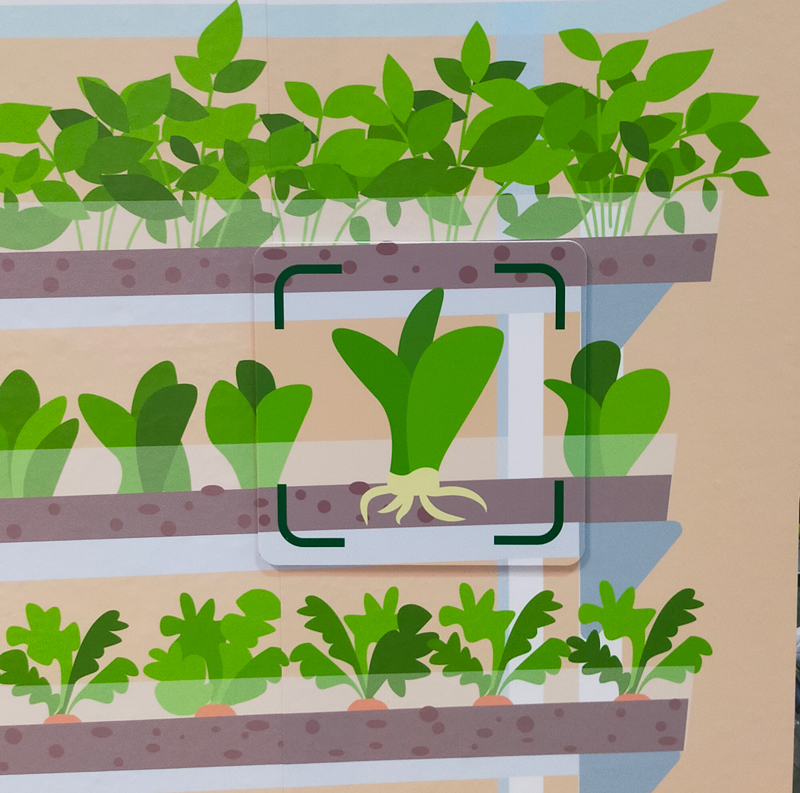
#> input picture Test_Case/Set_1/T1.jpg, 800 x 793 px; its folder holds only this picture in this run
$ python app.py
#> lines starting #> are read from the running program, lines starting #| are printed output that depends on the picture; after the words box and inside, x2 and y2 are one past the last pixel; in counts of white or black regions, pixels touching at a corner belong together
#> further down, source_image is the input picture: shape (793, 800, 3); mean B, G, R 118.1, 160.7, 150.5
### roiv2.py
from math import ceil
import cv2 as cv
import numpy as np
import os
from pathlib import Path
import base64
from typing import Tuple

ROI_WIDTH_RATIO = 0.2346939
ROI_HEIGHT_RATIO = 0.2263158

def getROI(original_image) -> Tuple[cv.Mat|None, cv.Mat|None, int, int]:

    NOMATCH = (None, None, 0, 0)

    original_image = cv.cvtColor(original_image, cv.COLOR_BGR2GRAY)
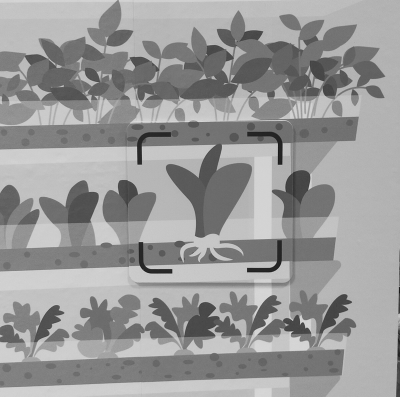
#> original_image: shape (793, 800) (shown at 1/2 size); min 16, max 238, mean 152.8

    (bounding_coordinate, final_contour, top_x, top_y, bottom_x, bottom_y) = getBoundingMarker(original_image)

    if len(bounding_coordinate) == 0:
        return NOMATCH

    capture = cv.GaussianBlur(original_image, (7, 7), 0)
    capture = cv.threshold(capture, 128, 255, cv.THRESH_BINARY | cv.THRESH_OTSU)[1]

    if top_x == capture.shape[1]:
        corner_width = bounding_coordinate["top_right"][
            2] if "top_right" in bounding_coordinate else bounding_coordinate["bottom_right"][2]
        top_x = bottom_x - 1 / ROI_WIDTH_RATIO * corner_width

    if top_y == capture.shape[0]:
        corner_height = bounding_coordinate["bottom_left"][
            3] if "bottom_left" in bounding_coordinate else bounding_coordinate["bottom_right"][3]
        top_y = bottom_y - 1 / ROI_HEIGHT_RATIO * corner_height

    if bottom_x == 0:
        corner_width = bounding_coordinate["top_left"][
            2] if "top_left" in bounding_coordinate else bounding_coordinate["bottom_left"][2]
        bottom_x = top_x + 1 / ROI_WIDTH_RATIO * corner_width

    if bottom_y == 0:
        corner_height = bounding_coordinate["top_left"][
            3] if "top_left" in bounding_coordinate else bounding_coordinate["top_right"][3]
        bottom_y = top_y + 1 / ROI_HEIGHT_RATIO * corner_height

    # Remove marker contours
    cv.drawContours(capture, list(final_contour.values()), -
                    1, (255, 255, 255), -1)

    marker_width = bottom_x - top_x
    marker_height = bottom_y - top_y

    # Clear all 4 corners. Clear whole adjacent lines.
    if "top_left" not in bounding_coordinate:
        fill_contours = np.array([
            [top_x, top_y],
            [bottom_x, top_y],
            [bottom_x, top_y + ROI_HEIGHT_RATIO * marker_height / 3],
            [top_x + ROI_WIDTH_RATIO * marker_width / 3,
                top_y + ROI_HEIGHT_RATIO * marker_height / 3],
            [top_x + ROI_WIDTH_RATIO * marker_width / 3, bottom_y],
            [top_x, bottom_y]
        ]).astype(int)
        cv.fillPoly(capture, pts=[fill_contours], color=(255, 255, 255))

    if "top_right" not in bounding_coordinate:
        fill_contours = np.array([
            [top_x, top_y],
            [bottom_x, top_y],
            [bottom_x, bottom_y],
            [bottom_x - ROI_WIDTH_RATIO * marker_width / 3, bottom_y],
            [bottom_x - ROI_WIDTH_RATIO * marker_width / 3,
                top_y + ROI_HEIGHT_RATIO * marker_height / 3],
            [top_x, top_y + ROI_HEIGHT_RATIO * marker_height / 3]
        ]).astype(int)
        cv.fillPoly(capture, pts=[fill_contours], color=(255, 255, 255))

    if "bottom_left" not in bounding_coordinate:
        fill_contours = np.array([
            [top_x, top_y],
            [top_x + ROI_WIDTH_RATIO * marker_width / 3, top_y],
            [top_x + ROI_WIDTH_RATIO * marker_width / 3,
                bottom_y - ROI_HEIGHT_RATIO * marker_height / 3],
            [bottom_x, bottom_y - ROI_HEIGHT_RATIO * marker_height / 3],
            [bottom_x, bottom_y],
            [top_x, bottom_y]
        ]).astype(int)
        cv.fillPoly(capture, pts=[fill_contours], color=(255, 255, 255))

    if "bottom_right" not in bounding_coordinate:
        fill_contours = np.array([
            [bottom_x - ROI_WIDTH_RATIO * marker_width / 3, top_y],
            [bottom_x, top_y],
            [bottom_x, bottom_y],
            [top_x, bottom_y],
            [top_x, bottom_y - ROI_HEIGHT_RATIO * marker_height / 3],
            [bottom_x - ROI_WIDTH_RATIO * marker_width / 3,
                bottom_y - ROI_HEIGHT_RATIO * marker_height / 3],
        ]).astype(int)
        cv.fillPoly(capture, pts=[fill_contours], color=(255, 255, 255))

    # Crop
    top_x, top_y, bottom_x, bottom_y = int(top_x), int(
        top_y), int(bottom_x), int(bottom_y)
    capture = capture[top_y:bottom_y, top_x:bottom_x]
    original_image = original_image[top_y:bottom_y, top_x:bottom_x]

    # Trim Capture
    gray = 255*(capture < 160).astype(np.uint8)
    coords = cv.findNonZero(gray)
    x, y, w, h = cv.boundingRect(coords)
    capture = capture[y:y+h, x:x+w]

    trim_original_image = original_image[y:y+h, x:x+w]

    if w > 1 and h > 1:
        trim_original_image = cv.resize(
            trim_original_image, (400, int(400/w*h)), interpolation=cv.INTER_NEAREST)

    return (trim_original_image, original_image, np.sum(capture == 0), np.sum(capture == 255))


def getBoundingMarker(original_image):

    # Remove noise
    capture = cv.GaussianBlur(original_image, (7, 7), 0)
    capture = cv.threshold(
        capture, 128, 255, cv.THRESH_BINARY | cv.THRESH_OTSU)[1]
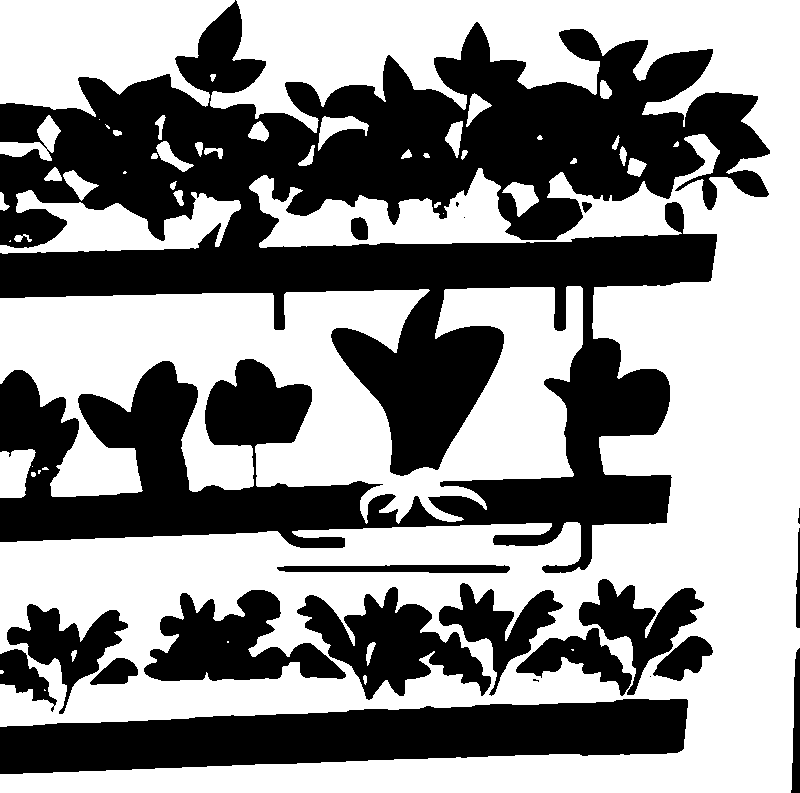
#> capture: shape (793, 800); 55.7% white; 21 black regions (4 under 20 px), largest, box (x1, y1, x2, y2) and area: (0, 0, 770, 573) 202376, (0, 699, 688, 774) 34462, (144, 590, 346, 681) 9836
    thresh = cv.threshold(capture, 127, 255, cv.ADAPTIVE_THRESH_GAUSSIAN_C)[1]
#> thresh: shape (793, 800); 44.3% white; 21 white regions (4 under 20 px)
    contours, hierarchy = cv.findContours(
        thresh, cv.RETR_TREE, cv.CHAIN_APPROX_NONE)
#> contours = 68 contours, 16 with area under 20; largest, box (x1, y1, x2, y2) and area: (0, 0, 770, 573) 203014, (0, 699, 688, 774) 33729, (297, 587, 491, 700) 9510, (144, 590, 346, 681) 9485, (579, 579, 704, 695) 5010

    # Choose biggest bounding rectangle
    # top_left, top_right, bottom_left, bottom_right (0,0)
    bounding_coordinate = {}
    final_contour = {}

    top_x = capture.shape[1]
    top_y = capture.shape[0]
    bottom_x = 0
    bottom_y = 0

    # Don't have child
    for idx, contour in enumerate(contours):
        if hierarchy[0][idx][2] == -1:

            marker_result = getMarkerPosition(contour, capture.shape[1], capture.shape[0])  # {p,x,y,w,h}
            x, y, w, h = marker_result["x"], marker_result["y"], marker_result["w"], marker_result["h"]

            if marker_result["position"] == "top_left":
                if "top_left" in bounding_coordinate:
                    if x - bounding_coordinate["top_left"][0] + y - bounding_coordinate["top_left"][1] < 0:
                        bounding_coordinate["top_left"] = (x, y, w, h)
                        final_contour["top_left"] = contour
                else:
                    bounding_coordinate["top_left"] = (x, y, w, h)
                    final_contour["top_left"] = contour

                top_x = x if x < top_x else top_x
                top_y = y if y < top_y else top_y

            elif marker_result["position"] == "top_right":
                if "top_right" in bounding_coordinate:
                    if x - bounding_coordinate["top_right"][0] - (y - bounding_coordinate["top_right"][1]) > 0:
                        bounding_coordinate["top_right"] = (x, y, w, h)
                        final_contour["top_right"] = contour
                else:
                    bounding_coordinate["top_right"] = (x, y, w, h)
                    final_contour["top_right"] = contour

                top_y = y if y < top_y else top_y
                bottom_x = (x + w) if (x + w) > bottom_x else bottom_x

            elif marker_result["position"] == "bottom_left":
                if "bottom_left" in bounding_coordinate:
                    if -(x - bounding_coordinate["bottom_left"][0]) + (y - bounding_coordinate["bottom_left"][1]) > 0:
                        bounding_coordinate["bottom_left"] = (x, y, w, h)
                        final_contour["bottom_left"] = contour
                else:
                    bounding_coordinate["bottom_left"] = (x, y, w, h)
                    final_contour["bottom_left"] = contour

                top_x = x if x < top_x else top_x
                bottom_y = (y+h) if (y+h) > bottom_y else bottom_y

            elif marker_result["position"] == "bottom_right":
                if "bottom_right" in bounding_coordinate:
                    if x - bounding_coordinate["bottom_right"][0] + y - bounding_coordinate["bottom_right"][1] > 0:
                        bounding_coordinate["bottom_right"] = (x, y, w, h)
                        final_contour["bottom_right"] = contour
                else:
                    bounding_coordinate["bottom_right"] = (x, y, w, h)
                    final_contour["bottom_right"] = contour

                bottom_x = (x+w) if (x+w) > bottom_x else bottom_x
                bottom_y = (y+h) if (y+h) > bottom_y else bottom_y
#> this loop made 68 passes
#> (x, y, w, h, min_x in getMarkerPosition, min_y in getMarkerPosition, max_x in getMarkerPosition, max_y in getMarkerPosition) on passes 18, 19, 38: (439, 583, 124, 113, 439, 583, 563, 696), (579, 579, 125, 116, 579, 579, 704, 695), (501, 181, 39, 37, 501, 181, 540, 218)

    return (bounding_coordinate, final_contour, top_x, top_y, bottom_x, bottom_y)


def getMarkerPosition(contour, capturedWidth, captureHeight):

    x, y, w, h = cv.boundingRect(contour)
    result = {"position": "None", "x": x, "y": y, "w": w, "h": h}

    min_x = x
    min_y = y
    max_x = x+w
    max_y = y+h

    # 1) Make sure w and h has 90% similarities because it is a square
    if abs(1-w/h) > 0.2 or w < 10:
        return result

    # Make sure marker is at least 1/5 of screen width and height
    if w < capturedWidth * ROI_WIDTH_RATIO / 5:
        return result

    if h < captureHeight * ROI_HEIGHT_RATIO / 5:
        return result

    # Make sure marker is at max min and height
    if w > capturedWidth * ROI_WIDTH_RATIO:
        return result

    if h > captureHeight * ROI_HEIGHT_RATIO:
        return result


    # 2) Occupies at least 1/3 of rectangle of each edge. Ensure 90% of coordinates fall into this range else not valid contour.
    # Use counter measurement. Find 2/3 of the areas that has only a max of 10% of total coordinates.

    start_x = min_x + int(round(w/3))
    end_x = min_x + (2 * int(round(w/3)))
    start_y = min_y + int(round(h/3))
    end_y = min_y + (2 * int(round(h/3)))

    max_permitted = len(contour) * 0.1

    # At least 90 to return true
    empty_area_count = {
        "top_left": 0,
        "top_right": 0,
        "bottom_left": 0,
        "bottom_right": 0
    }

    for point in contour:

        if point[0][0] in range(start_x, max_x+1) and point[0][1] in range(start_y, max_y+1):
            empty_area_count["top_left"] += 1
        if point[0][0] in range(min_x, end_x+1) and point[0][1] in range(start_y, max_y+1):
            empty_area_count["top_right"] += 1
        if point[0][0] in range(start_x, max_x+1) and point[0][1] in range(min_y, end_y+1):
            empty_area_count["bottom_left"] += 1
        if point[0][0] in range(min_x, end_x+1) and point[0][1] in range(min_y, end_y+1):
            empty_area_count["bottom_right"] += 1

    # Remove element above max_permitted and get min value in dictionary
    for k, v in empty_area_count.items():
        if v <= max_permitted and (result["position"] == "None" or v < empty_area_count[result["position"]]):
            result["position"] = k

    return result

# [95 lines left out: functions removeBackground, compareImageRatio, compareFillRatio, compareTemplateMatching, not called in this run]


def resize_to_width(image, width):
    aspect_ratio = width / float(image.shape[1])
    dimensions = (width, int(image.shape[0] * aspect_ratio))
    return cv.resize(image, dimensions, interpolation=cv.INTER_NEAREST)

# [48 lines left out: function compareSIFT, not called in this run]

def detect_object(source, dataset, ratio_thresh=0.68, match_percent_thresh=0.2):

    best_match_val = 0.0
    best_match_id = ""

    sift = cv.SIFT_create()

    image_resized = resize_to_width(source, 500)
    _, descriptors_image = sift.detectAndCompute(image_resized, None)

    for x, y in dataset.items():

        # Compare with Base_Marker_With_Background + Full_Marker, take highest

        marker_file_1 = os.path.join(Path.cwd(), "Base_Marker_With_Background", x + ".jpg")
        marker_file_2 = os.path.join(Path.cwd(), "Full_Marker", x + ".jpg")

        marker_image_1 = cv.imread(marker_file_1, cv.IMREAD_GRAYSCALE)
        marker_image_2 = cv.imread(marker_file_2, cv.IMREAD_GRAYSCALE)

        marker_image_1 = resize_to_width(marker_image_1, 500)
        marker_image_2 = resize_to_width(marker_image_2, 500)

        keypoints_template_1, descriptors_template_1 = sift.detectAndCompute(marker_image_1, None)
        keypoints_template_2, descriptors_template_2 = sift.detectAndCompute(marker_image_2, None)

        bf = cv.BFMatcher(cv.NORM_L2, crossCheck=False)

        matches_1 = bf.knnMatch(descriptors_image, descriptors_template_1, k=2)
        matches_2 = bf.knnMatch(descriptors_image, descriptors_template_2, k=2)

        good_matches_1 = [m for m, n in matches_1 if m.distance < ratio_thresh * n.distance]
        good_matches_2 = [m for m, n in matches_2 if m.distance < ratio_thresh * n.distance]

        match_percentage_1 = len(good_matches_1) / len(keypoints_template_1) if keypoints_template_1 else 0
        match_percentage_2 = len(good_matches_2) / len(keypoints_template_2) if keypoints_template_2 else 0

        if match_percentage_1 >= match_percent_thresh and match_percentage_1 > best_match_val:
            best_match_val = match_percentage_1
            best_match_id = x

        if match_percentage_2 >= match_percent_thresh and match_percentage_2 > best_match_val:
            best_match_val = match_percentage_2
            best_match_id = x

    return best_match_id


# [68 lines left out: functions compareContour, getThumbnail, not called in this run]

def getContourCount(input_image):
    gray = cv.cvtColor(input_image, cv.COLOR_BGR2GRAY)
    _, binary = cv.threshold(gray, 127, 255, cv.THRESH_BINARY | cv.THRESH_OTSU)
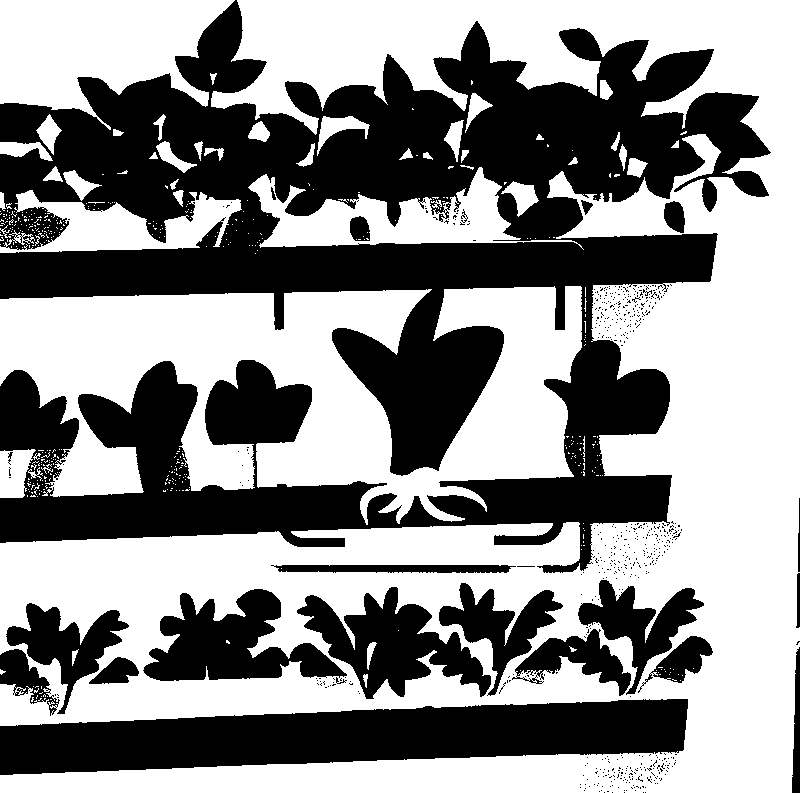
#> binary: shape (793, 800); 55.5% white; 595 black regions (572 under 20 px), largest, box (x1, y1, x2, y2) and area: (0, 0, 771, 573) 200973, (0, 699, 688, 775) 34776, (143, 589, 347, 681) 9817
    _, thresh = cv.threshold(binary, 127, 255, cv.ADAPTIVE_THRESH_GAUSSIAN_C)
    contours, _ = cv.findContours(thresh, cv.RETR_LIST, cv.CHAIN_APPROX_SIMPLE)
    return len(contours)

### tool.py
import ais_dataset
import roiv2 as roi

###### Image Profile ######
# [T11,T12,T13,T15,T16,T17,T18] = Trimmable Image + dimension ratio + black white ratio + Highest template matching
# [T2,T3,T4,T5,T6,T7,T14,T19,T20] = Detectable markers with frame for template matching (min + highest) + Full_Marker with frame
# [T1,T8,T9,T10] = Non detectable markers for SIFT + Full_Marker (min + highest)

def identifyMarker(source_image):
    found_key = ""

    #1) All can detect corner and extract marker
    (trimmed_image, image_with_marker, black_count, white_count) = roi.getROI(source_image)

    if trimmed_image is not None:
        ################# Part 1 #################
        # Trimmable dataset
        keyset = ["T11","T12","T13","T15","T16","T17","T18"]
        dataset = {key: value for key, value in ais_dataset.data.items() if key in keyset}
        dataset = roi.compareFillRatio(dataset, black_count / white_count if white_count != 0 else 0)
        dataset = roi.compareImageRatio(dataset, trimmed_image)

        if len(dataset) == 1:
            found_key = list(dataset.keys())[0]
        elif len(dataset) > 1:
            found_key = roi.compareContour(image_with_marker, dataset)

        ################# Part 2 #################
        # Detectable markers with frame for template matching (min + highest)
        if len(dataset) == 0:
            keyset = ["T2","T3","T4","T5","T6","T7","T14","T19","T20"]
            dataset = {key: value for key, value in ais_dataset.data.items() if key in keyset}
        # Template matching higher than 50% and first found
        if found_key == "" and roi.getContourCount(source_image) < 6000:
            found_key = roi.compareTemplateMatching(image_with_marker, dataset, "Base_Marker_With_Background")
            # if found_key:
            #     print("Part-2", found_key)

    ################# Optional Prefiltering TODO #################
    # =================
    # 1) if number of contours in captured image exceeds ["T1","T8","T9","T10"] max contour
    # count by 100%, it means camera too far, return false.
    # 2) Optional = front end, instead of automatically capture and send,
    # change to press capture button to capture and send.
    # 3) Determine number of contour using marker with background
    # =================
    ##############################################################

    ################# Part 3 #################
    # Cannot find matching - use SIFT for selected captured mark. 30% to match
    if found_key == "" and roi.getContourCount(source_image) < 6000:
        keyset = ["T1","T8","T9","T10"]
        dataset = {key: value for key, value in ais_dataset.data.items() if key in keyset}
        found_key = roi.detect_object(source_image, dataset)
#> in resize_to_width, `return cv.resize(image, dimensions, interpolation=cv.INTER_NEAREST)`:
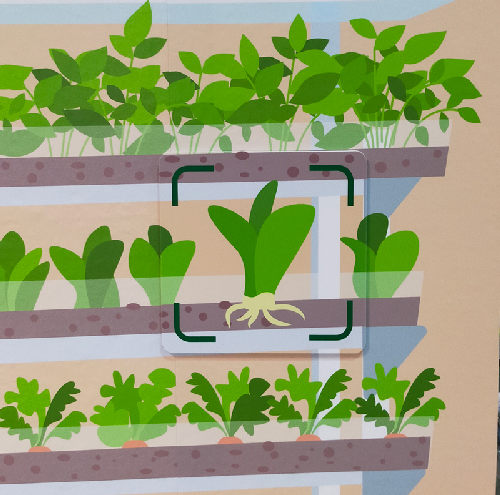
#> returned value: shape (495, 500, 3); mean of channels 0, 1, 2 118.1, 160.7, 150.5; drawn as B, G, R
#> call 2 of resize_to_width, with width = 500
#> in resize_to_width (call 2), `return cv.resize(image, dimensions, interpolation=cv.INTER_NEAREST)`:
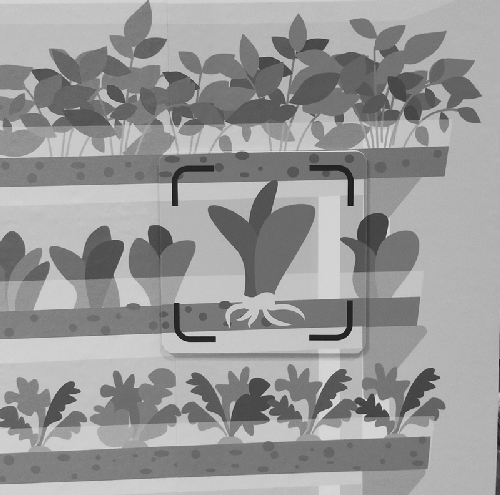
#> returned value: shape (495, 500); min 15, max 232, mean 152.8
        # if found_key:
        #     print("Part-3", found_key)

    ################# Part 4 #################
    # Contour matching
    if found_key == "" and roi.getContourCount(source_image) < 6000:
        keyset = ["T1","T8","T9","T10"]
        dataset = {key: value for key, value in ais_dataset.data.items() if key in keyset}
        found_key = roi.compareContour(source_image, dataset)
        # if found_key:
        #     print("Part-4", found_key)

    ################ Return Tuple ################
    # found_key
    # image_with_marker or source_image

    return found_key, source_image if image_with_marker is None else image_with_marker

### app.py
import cv2
import roiv2 as roi
import tool
from pathlib import Path

for set in range(1,5):
    for unit in range(1,21):
        source_image = cv2.imread(f'Test_Case//Set_{set}//T{unit}.jpg')
#> (the run stopped early here; a loop or call above may not have finished)
